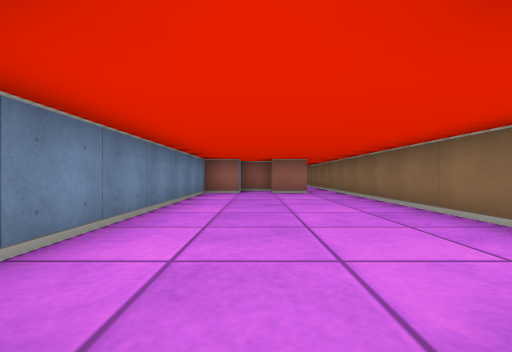
View 1 (above)

20 first-person views from a walk through a cub3D level. The camera is about half as high as the walls, looks level and sees 90° across. The floor is counted in squares. Each view is taken from the middle of a square. On the plan, view 1 faces up. The plan holds only what a view shows up to about 9 squares ahead; the rest is blank. The place goes on beyond the plan.

View 2
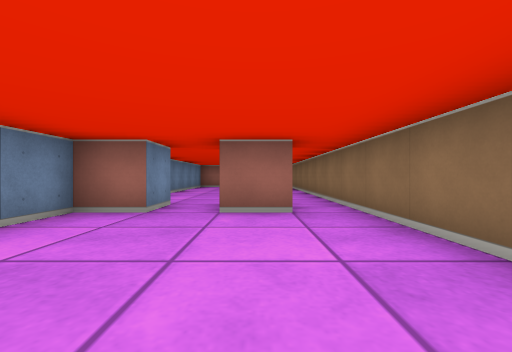

View 3
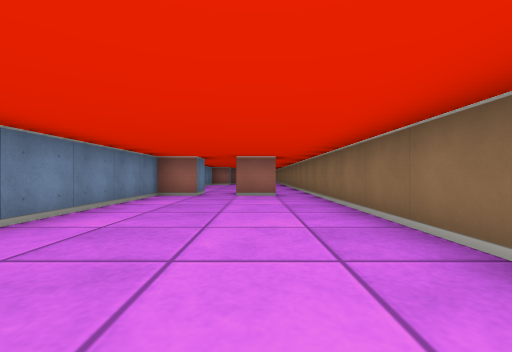

View 4
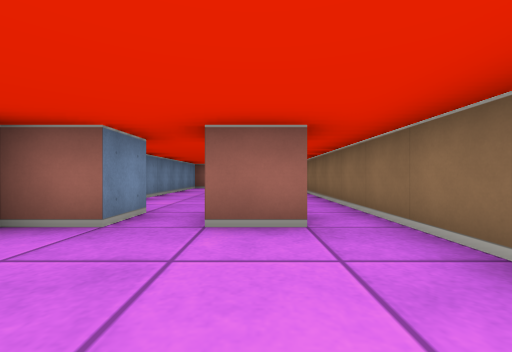

View 5
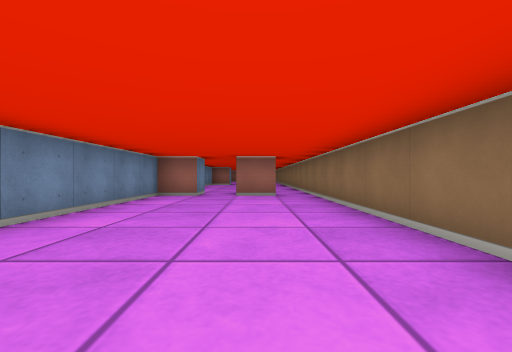

View 6
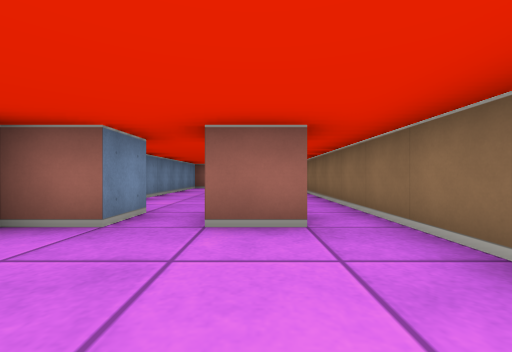

View 7
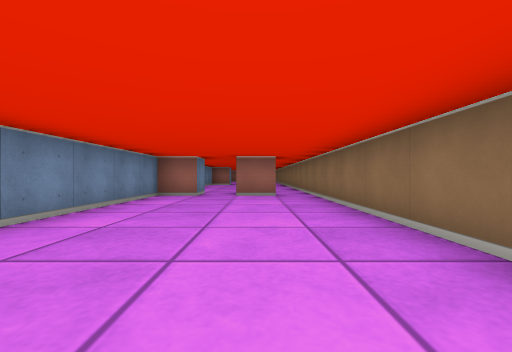

View 8
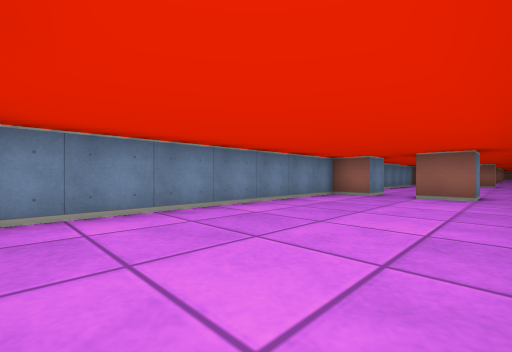

View 9
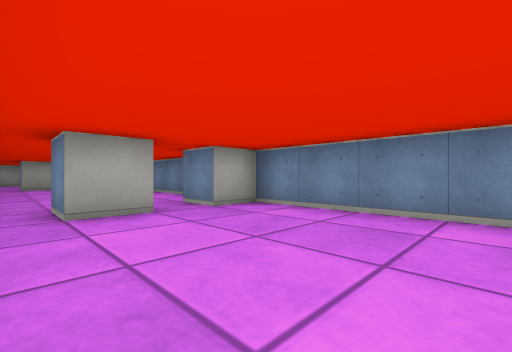

View 10
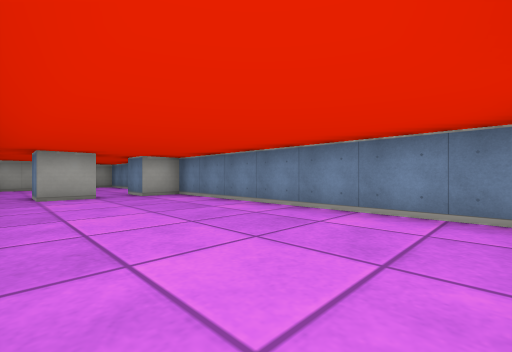

View 11
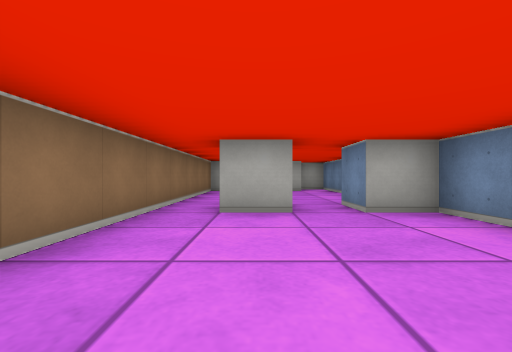

View 12
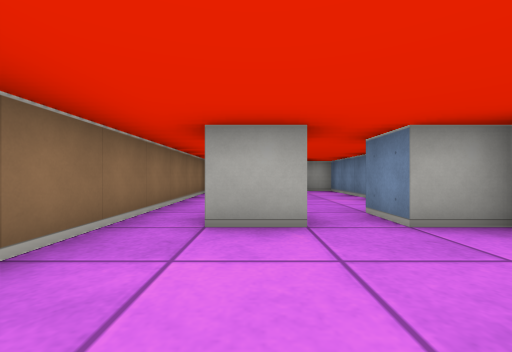

View 13
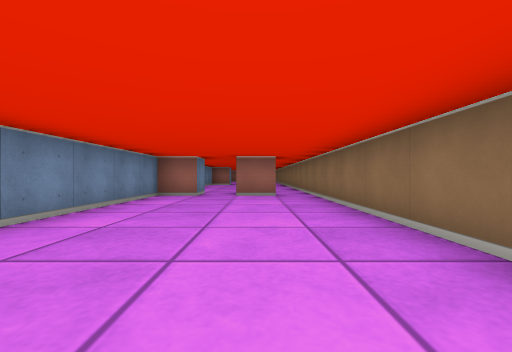

View 14
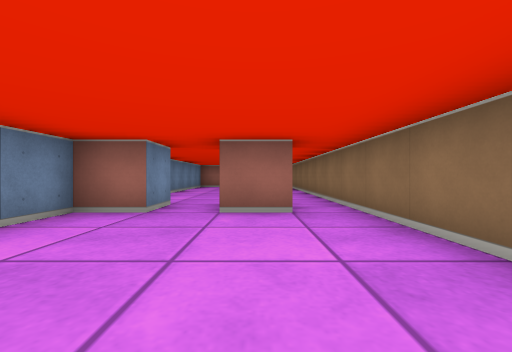

View 15
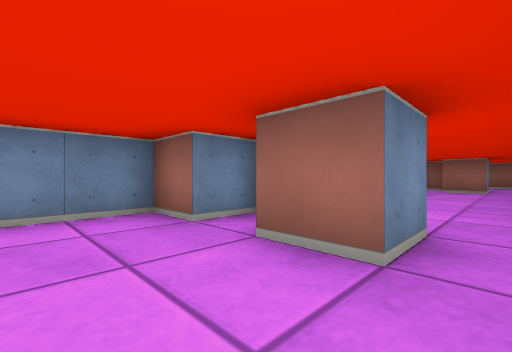

View 16
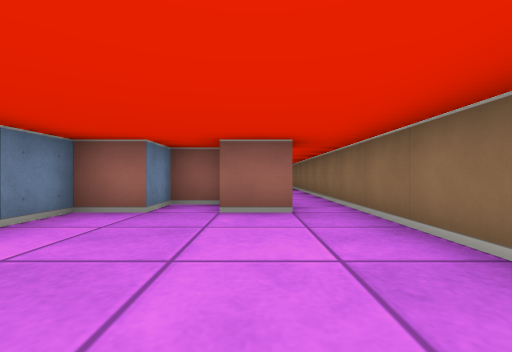

View 17
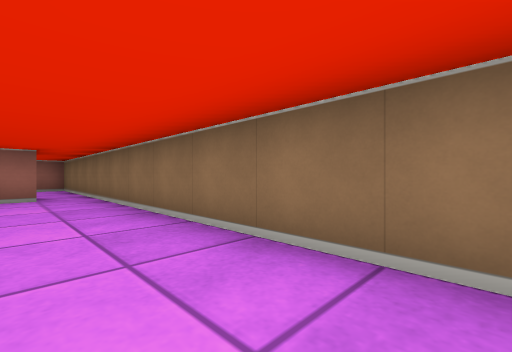

View 18
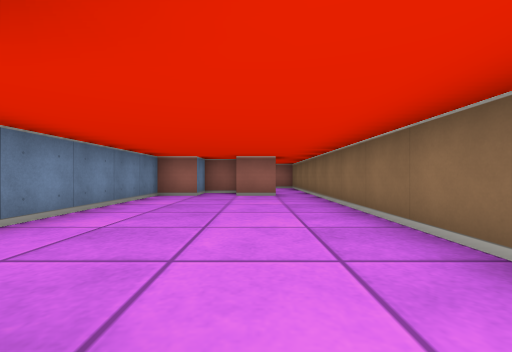

View 19
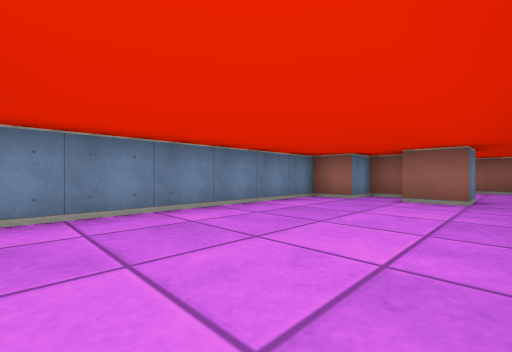

View 20
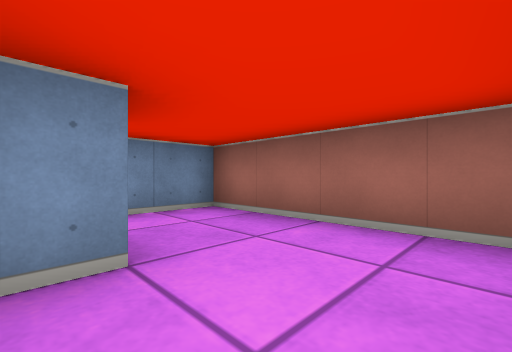

### Floor plan
Points are (right, up) in squares from view 1. A wall is a line through its corners. A room is listed if a view was taken in it or the views show most of it. See-through windows are left out.
Room 1 (views 1, 2, 3, 4, 5, 6, 7, 8, 9, 10, 11, 12, 13, 14, 15, 16)
walls: (1.5, -15.6) (1.5, -16.5) (0.5, -16.5); (-0.5, -15.5) (-0.5, -16.5) (-1.5, -16.5) (-1.5, -23.5) (-0.5, -23.5) (-0.5, -24.5) (-1.5, -24.5) (-1.5, -31.5) (-0.5, -31.5) (-0.5, -32.5); (1.6, -8.5) (0.5, -8.5); (-0.5, -7.5) (-0.5, -8.5) (-1.5, -8.5) (-1.5, -13.1); (0.5, -23.5) (1.5, -23.5) (1.5, -24.5) (0.5, -24.5); (1.5, -0.5) (0.5, -0.5); (-0.5, 0.5) (-0.5, -0.5) (-1.5, -0.5) (-1.5, -5.1); (0.4, -31.5) (1.5, -31.5) (1.5, -32.5); (-1.5, -34.8) (-1.5, -37.5) (-0.6, -37.5); (-0.6, -36.5) (2.5, -36.5) (2.5, 7.5); (1.5, 7.5) (0.5, 7.5); (-0.5, 7.5) (-1.5, 7.5) (-1.5, 1.5); (0.5, 8.5) (-0.5, 8.5)
ways out: opening at (2, 8) to room 2
Room 2 (views 17, 18, 19)
walls: (1.5, 8.5) (1.5, 7.5); (1.5, 15.5) (0.5, 15.5); (-0.5, 15.5) (-1.5, 15.5) (-1.5, 10); (0.5, 16.5) (-0.5, 16.5); (2.5, 7.5) (2.5, 15.5)
ways out: opening at (2, 8) to room 1; opening at (2, 16) to room 3
Room 3 (view 20)
walls: (0.5, 17.5) (0.5, 17); (1.5, 16.5) (1.5, 15.5); (2.5, 15.5) (2.5, 19.5) (-1.5, 19.5) (-1.5, 18.1)
ways out: opening at (2, 16) to room 2

Positions as (right, up) in squares from view 1, and headings:
1: (0, 0), facing up
2: (1, -4), facing up
3: (1, -7), facing up
4: (1, -11), facing up
5: (1, -15), facing up
6: (1, -19), facing up
7: (1, -23), facing up
8: (2, -23), facing up-left
9: (2, -20), facing down-left
10: (2, -25), facing down-left
11: (1, -28), facing down
12: (1, -29), facing down
13: (1, -31), facing up
14: (1, -28), facing up
15: (2, 6), facing up-left
16: (1, 4), facing up
17: (1, 9), facing up-right
18: (1, 9), facing up
19: (2, 10), facing up-left
20: (2, 17), facing up-left
